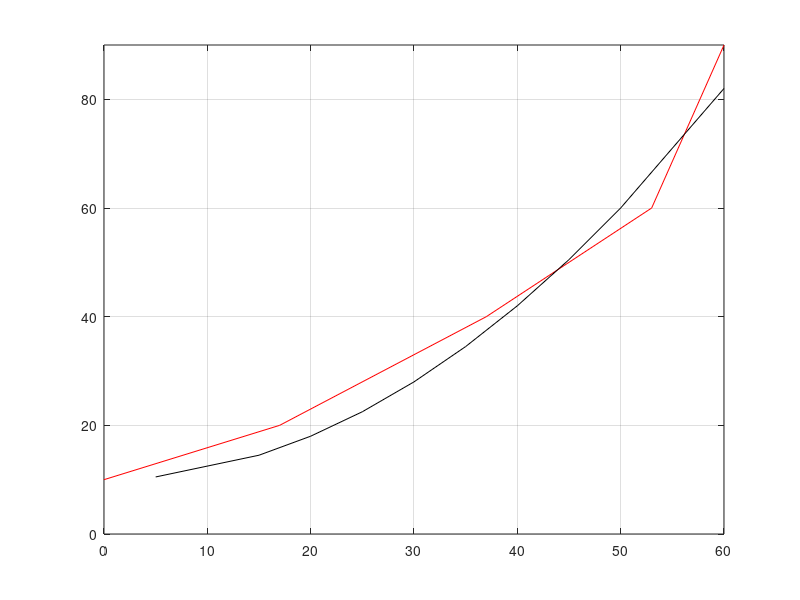
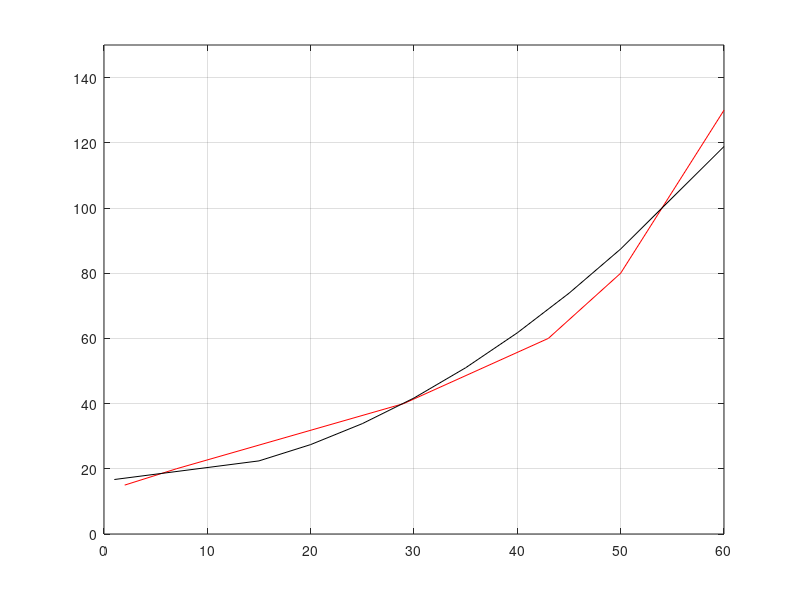

The MATLAB script that drew these images, in order:
%Cam1
Cam1_H_Dis =[10 20 40 60 90];
Cam1_H_Row =[0 17 37 53 60];
Cam1_H_RowC =[5 15 20 25 30 35 40 45 50 60];

Cam1_H_DisC=Cam1_H_RowC.^2/50 + 10;
figure(1)
plot(Cam1_H_Row,Cam1_H_Dis,'-r')
hold on
plot(Cam1_H_RowC,Cam1_H_DisC,'-k')
grid on
axis([0 60 0 90])

%Cam2
Cam2_H_Dis =[15 20 40 60 80 130];
Cam2_H_Row =[2 7 29 43 50 60];
Cam2_H_RowC =[1 15 20 25 30 35 40 45 50 60];

Cam2_H_DisC=Cam1_H_RowC.^2/35 + 16;
figure(2)
plot(Cam2_H_Row,Cam2_H_Dis,'-r')
hold on
plot(Cam2_H_RowC,Cam2_H_DisC,'-k')
grid on
axis([0 60 0 150])

